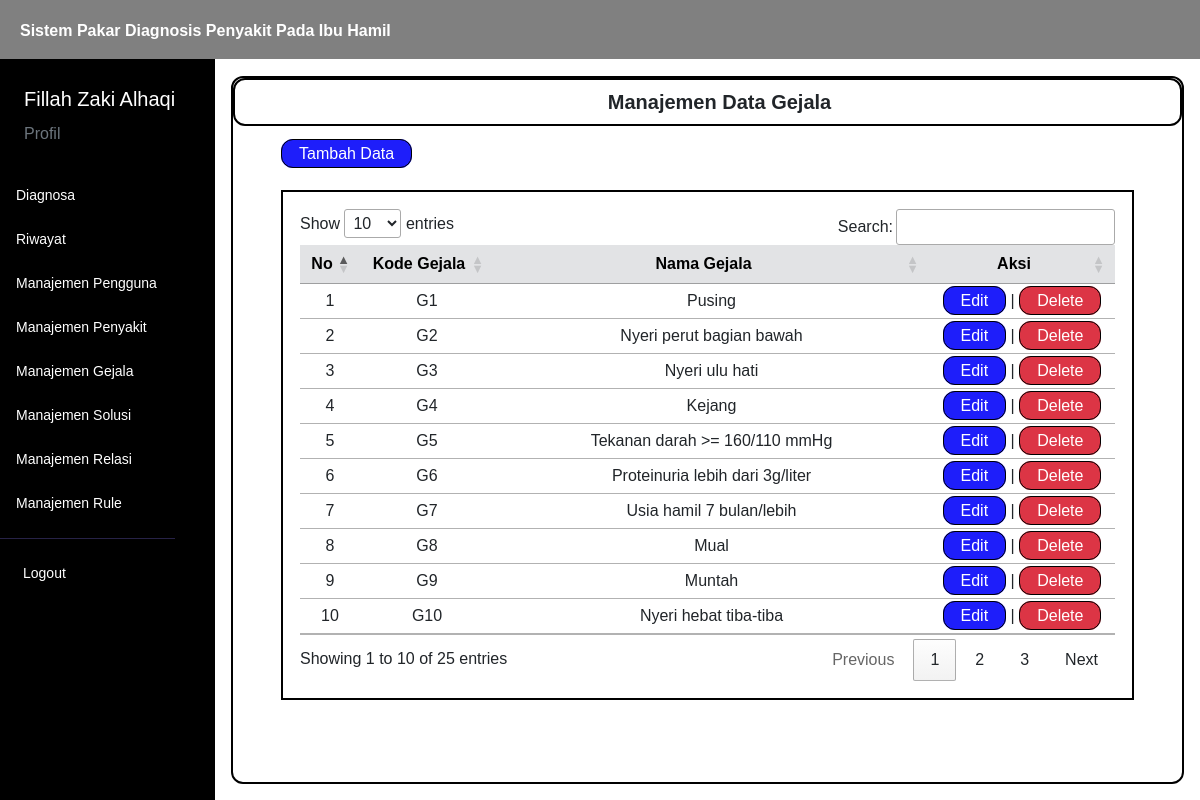
The app's page /menu/manaj_gejala.php (signed in) with its own data.
### tables this page shows
CREATE TABLE `user` (
  `iduser` int(11) NOT NULL,
  `username` varchar(50) NOT NULL,
  `password` varchar(100) NOT NULL,
  `nama` varchar(50) NOT NULL,
  `email` varchar(50) NOT NULL,
  `level` varchar(40) NOT NULL
);

CREATE TABLE `gejala` (
  `idgejala` int(11) NOT NULL,
  `kode_gejala` varchar(45) NOT NULL,
  `nama_gejala` text NOT NULL
);

### controller/main.php (called while the page is built, shortened)
<?php
$conn = mysqli_connect("localhost", "root", "", "kehamilan");
function query($query)
{
    global $conn;
    $result = mysqli_query($conn, $query);
    $rows = [];
    while ($row = mysqli_fetch_assoc($result)) {
        $rows[] = $row;
    }
    return $rows;
}
function generateRandomKey()
{
    $keyLength = 32;
    $randomBytes = openssl_random_pseudo_bytes($keyLength, $strong);
    if (!$strong) {
        $randomBytes = random_bytes($keyLength);
    }
    return base64_encode($randomBytes);
}
function enkripsi($kata)
{
    $key = generateRandomKey();
    $string = openssl_encrypt($kata, 'AES-256-CBC', $key, 0, substr($key, 0, 16));
    $hasilEnkripsi = base64_encode($key . $string);
    return $hasilEnkripsi;
}
function dekripsi($kata)
{
    $string = base64_decode($kata);
    $key = substr($string, 0, 44);
    $enkripsi = substr($string, 44);
    $hasil = openssl_decrypt($enkripsi, 'AES-256-CBC', $key, 0, substr($key, 0, 16));
    return $hasil;
}
function cari_user() {
    $id = dekripsi($_COOKIE['SPKehamilan']);
    $user = query("SELECT * FROM user WHERE iduser = $id")[0];
    return $user;
}
function validasi_admin()
{
    $id = dekripsi($_COOKIE['SPKehamilan']);
    $cek = query("SELECT * FROM user WHERE iduser = $id")[0];
}
?>

### menu/manaj_gejala.php (the view, shortened to what this page needs)
<?php
$gejala = query("SELECT * FROM gejala ORDER BY CAST(SUBSTRING(kode_gejala, 2) AS UNSIGNED)");
?>
<html lang="en">
<head>
    <link href="https://cdn.jsdelivr.net/npm/bootstrap@5.3.0/dist/css/bootstrap.min.css" rel="stylesheet"
>
    <link rel="stylesheet" href="https://cdn.datatables.net/1.13.4/css/jquery.dataTables.min.css">
    <link rel="stylesheet" href="../style.css">
</head>
<body>
    <div class="content">
        <?php
        require_once('../navbar/navbar.php');
        ?>
        <div class="main-container m-0">
            <div class="d-flex">
                <?php
                require_once('../navbar/sidebar.php');
                ?>
                <div class="contents px-3 py-3">
                    <div class="box">
                        <div class="box1">
                            <h5 class="text-dark text-center mb-0 ms-4 fw-bold">
                                Manajemen Data Gejala
                            </h5>
                        </div>
                        <div class="ms-5 mt-3">
                            <a href="../insert/gejala.php">Tambah Data</a>
                        </div>
                        <div class="tabel mt-4 mx-5">
                            <table id="example" class="table table-hover text-center">
                                <thead>
                                    <tr class="table-secondary">
                                        <th class="text-center" scope="col">No</th>
                                        <th class="text-center" scope="col">Kode Gejala</th>
                                        <th class="text-center" scope="col">Nama Gejala</th>
                                        <th class="text-center" scope="col" style="width: 150px;">Aksi</th>
                                    </tr>
                                </thead>
                                <tbody>
                                    <?php
                                    $i = 1;
                                    foreach ($gejala as $gej):
                                        ?>
                                        <tr>
                                            <td><?= $i; ?></td>
                                            <td>
                                                <?= $gej['kode_gejala']; ?>
                                            </td>
                                            <td class="truncate">
                                                <?php
                                                $deskripsi_terbatas = substr($gej['nama_gejala'], 0, 50);
                                                echo $deskripsi_terbatas;
                                                ?>
                                            </td>
                                            <td>
                                                <a href="../edit/gejala.php?id=<?= enkripsi($gej['idgejala']); ?>">Edit</a>
                                                | <a href="#" class="delete bg-danger" id="delete"
                                                    onclick="confirmDelete(<?= $gej['idgejala']; ?>)">Delete</a>
                                            </td>
                                        </tr>
                                        <?php
                                        $i++;
                                    endforeach;
                                    ?>
                                </tbody>
                            </table>
                        </div>
                    </div>
                </div>
            </div>
        </div>
    </div>
</body>
</html>

### navbar/sidebar.php (shortened to what this page needs)
<?php
validasi_admin();
?>
<div class="sidebar" id="side_nav">
    <div class="content-side">
        <div class="profil pt-4">
            <span class="text-white ms-4 fs-5">
                <?= $user['nama']; ?>
            </span>
            <div class="ms-4 mt-2">
                <a class="text-decoration-none text-secondary" href="../menu/profil.php">Profil</a>
            </div>
        </div>
        <div class="">
            <ul class="list-unstyled pt-4 fw-medium">
                <li class="">
                    <a href="../diagnosa" class="text-decoration-none d-block">
                        <span>Diagnosa</span>
                    </a>
                </li>
                <li class="">
                    <a href="../menu/riwayat.php" class="text-decoration-none d-block">
                        <span>Riwayat</span>
                    </a>
                </li>
                <li class="">
                    <a href="../menu/manaj_pengguna.php" class="text-decoration-none d-block">
                        <span>Manajemen Pengguna</span>
                    </a>
                </li>
                <li class="">
                    <a href="../menu/manaj_penyakit.php" class="text-decoration-none d-block">
                        <span>Manajemen Penyakit</span>
                    </a>
                </li>
                <li class="">
                    <a href="../menu/manaj_gejala.php" class="text-decoration-none d-block">
                        <span>Manajemen Gejala</span>
                    </a>
                </li>
                <li class="">
                    <a href="../menu/manaj_solusi.php" class="text-decoration-none d-block">
                        <span>Manajemen Solusi</span>
                    </a>
                </li>
                <li class="">
                    <a href="../menu/manaj_relasi.php" class="text-decoration-none d-block">
                        <span>Manajemen Relasi</span>
                    </a>
                </li>
                <li class="">
                    <a href="../menu/manaj_rule.php" class="text-decoration-none d-block">
                        <span>Manajemen Rule</span>
                    </a>
                </li>
            </ul>
        </div>
        <hr class="hr-color">
        <ul class="list-unstyled fw-medium pb-5">
            <li>
                <a href="../logout.php" class="text-decoration-none d-block">
                    <span>Logout</span>
                </a>
            </li>
        </ul>
    </div>
</div>

### style.css (style rules this page uses)
* { font-family: "Chakra Petch", sans-serif; }
body { background: white; margin: 0; padding: 0; border: 0; }
.content { min-height: 100vh; width: 100%; }
.sidebar { background: black; min-width: 215px; max-width: 215px; transition: all ease-in 0.3s; min-height: 100vh; }
hr.hr-color { color: #272247; opacity: 1; }
.sidebar ul { padding: 0 11px; }
.sidebar li { margin: 7px 0; }
.sidebar li a { color: white; padding: 8px 5px; font-size: 14px; margin-left: 0; }
.content-side { position: fixed; margin-top: 60px; }
.contents { width: 100%; margin-top: 60px; }
.content .contents a { border: solid black 1px; border-radius: 12px; padding: 5px 17px; background: rgb(30, 30, 250); color: #ffffff; text-decoration: none; }
.content .contents .delete { border: solid black 1px; border-radius: 12px; padding: 5px 17px; background: rgb(250, 30, 30); color: #ffffff; text-decoration: none; }
.tabel { border: solid black 2px; padding: 17px; }
.contents .tabel table thead { background-color: #272247; }
.box { border: black solid 2px; border-radius: 12px; height: 100%; }
.box1 { border: black solid 2px; border-radius: 12px; padding: 10px; }

### records on screen
user: nama "Fillah Zaki Alhaqi"
gejala: kode_gejala "G1", nama_gejala "Pusing"
gejala: kode_gejala "G2", nama_gejala "Nyeri perut bagian bawah"
gejala: kode_gejala "G3", nama_gejala "Nyeri ulu hati"
gejala: kode_gejala "G4", nama_gejala "Kejang"
gejala: kode_gejala "G5", nama_gejala "Tekanan darah >= 160/110 mmHg"
gejala: kode_gejala "G6", nama_gejala "Proteinuria lebih dari 3g/liter"
gejala: kode_gejala "G7", nama_gejala "Usia hamil 7 bulan/lebih"
gejala: kode_gejala "G8", nama_gejala "Mual"
gejala: kode_gejala "G9", nama_gejala "Muntah"
gejala: kode_gejala "G10", nama_gejala "Nyeri hebat tiba-tiba"
